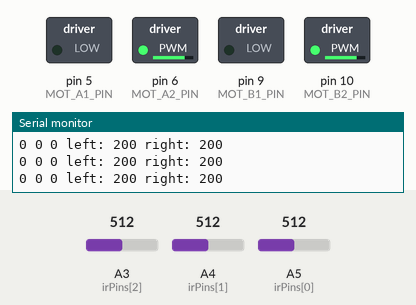
Recording of a sketch running on a simulated Arduino Uno, built with avr-gcc and run on an emulated ATmega328P. On the bench: switched loads named in the sketch (green lamp = pin HIGH), the last lines printed to the serial monitor. The inputs (shaded band) are chosen by the test bench; at power-on: A3 (irPins[2]) = 512, A4 (irPins[1]) = 512, A5 (irPins[0]) = 512.

Above: at 1.2 s.
1.3 s: A3 (irPins[2]) set to 589
4.3 s: A3 (irPins[2]) set to 606
At 4.7 s:
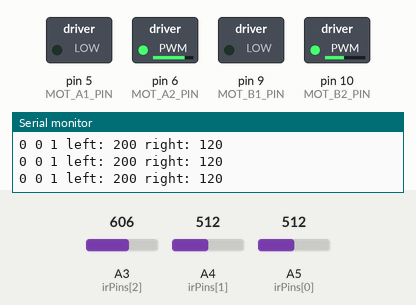
5.8 s: A4 (irPins[1]) set to 583
8.8 s: A4 (irPins[1]) set to 616
At 9.8 s:
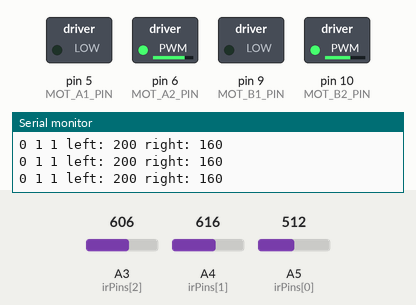
10.3 s: A5 (irPins[0]) set to 610
At 11.7 s:
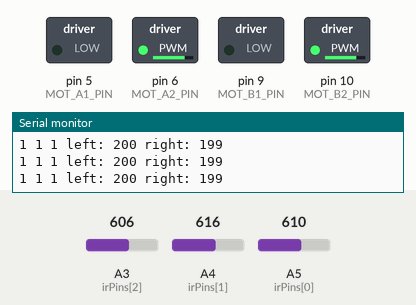
13.3 s: A3 (irPins[2]) set to 590
At 13.9 s:
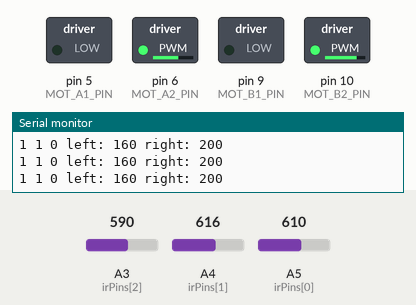
Timing chart, 0 to 15.8 s (numbered marks = the images above; inputs shaded):
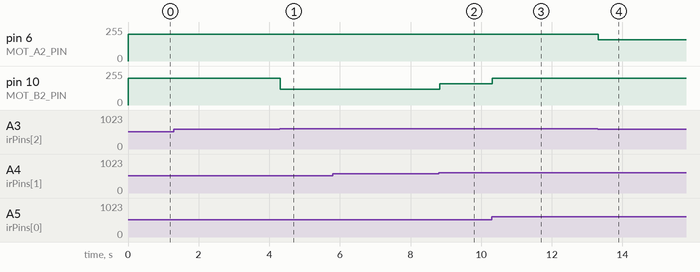

The sketch:

lineFollowingCodeDefault.ino
```cpp
/*
Line following control of two Bi-directional Motors
*/
// WheelDrive - move a pair of DC motors at varying rate and direction
//
// Copyright (c) 2016, Garth Zeglin.  All rights reserved. Licensed under the
// terms of the BSD 3-clause license as included in LICENSE.
//
// This program assumes that:
//
//  1. A DRV8833 dual DC motor driver module is connected to pins 5, 6, 9, and 10.
//  2. A pair of motors is attached to the driver.
//  3. The serial console on the Arduino IDE is set to 9600 baud communications speed.

// ================================================================================
// Define constant values and global variables.

// Define the pin numbers on which the outputs are generated.
#define MOT_A1_PIN 5
#define MOT_A2_PIN 6
#define MOT_B1_PIN 9
#define MOT_B2_PIN 10

boolean reverseL = 0;
boolean reverseR = 0;

/* variables to keep track of current speed of motors */
int leftServoSpeed = 0;
int rightServoSpeed = 0;

/* Define the pins for the IR sensors */
const int irPins[3] = {A5, A4, A3};

/* Define values for the IR Sensor readings */
int irSensorDigital[3] = {0, 0, 0};

int threshold = 600; // IR sensor threshold value for line detection


const int maxSpeed = 200; // the range for speed is(0,255)

// binary representation of the sensor reading
// 1 when the sensor detects the line, 0 otherwise
int irSensors = B000;

// A score to determine deviation from the line [-180 ; +180].
// Negative means the robot is left of the line.
int error = 0;

int errorLast = 0;  //  store the last value of error


// ================================================================================
/// Configure the hardware once after booting up.  This runs once after pressing
//// reset or powering up the board.
void setup(void)
{
  // Initialize the stepper driver control pins to output drive mode.
  pinMode(MOT_A1_PIN, OUTPUT);
  pinMode(MOT_A2_PIN, OUTPUT);
  pinMode(MOT_B1_PIN, OUTPUT);
  pinMode(MOT_B2_PIN, OUTPUT);

  // Start with drivers off, motors coasting.
  digitalWrite(MOT_A1_PIN, LOW);
  digitalWrite(MOT_A2_PIN, LOW);
  digitalWrite(MOT_B1_PIN, LOW);
  digitalWrite(MOT_B2_PIN, LOW);

  // Initialize the serial UART at 9600 bits per second.
  Serial.begin(9600);
}
// ================================================================================
/// Set the current on a motor channel using PWM and directional logic.
/// Changing the current will affect the motor speed, but please note this is
/// not a calibrated speed control.  This function will configure the pin output
/// state and return.
///
/// \param pwm    PWM duty cycle ranging from -255 full reverse to 255 full forward
/// \param IN1_PIN  pin number xIN1 for the given channel
/// \param IN2_PIN  pin number xIN2 for the given channel

void set_motor_pwm(int pwm, int IN1_PIN, int IN2_PIN)
{
  if (pwm < 0) {  // reverse speeds
    analogWrite(IN1_PIN, -pwm);
    digitalWrite(IN2_PIN, LOW);

  } else { // stop or forward
    digitalWrite(IN1_PIN, LOW);
    analogWrite(IN2_PIN, pwm);
  }
}
// ================================================================================
/// Set the current on both motors.
///
/// \param pwm_A  motor A PWM, -255 to 255
/// \param pwm_B  motor B PWM, -255 to 255

void set_motor_currents(int pwm_A, int pwm_B)
{
  set_motor_pwm(pwm_A, MOT_A1_PIN, MOT_A2_PIN);
  set_motor_pwm(pwm_B, MOT_B1_PIN, MOT_B2_PIN);

  // Print a status message to the console.
  // Serial.print("Set motor A PWM = ");
  // Serial.print(pwm_A);
  // Serial.print(" motor B PWM = ");
  // Serial.println(pwm_B);
}

// ================================================================================
/// Simple primitive for the motion sequence to set a speed and wait for an interval.
///
/// \param pwm_A  motor A PWM, -255 to 255
/// \param pwm_B  motor B PWM, -255 to 255
/// \param duration delay in milliseconds
void spin_and_wait(int pwm_A, int pwm_B, int duration)
{
  set_motor_currents(pwm_A, pwm_B);
  delay(duration);
}

void Scan() {
  // Initialize the sensors
    irSensors = B000;

  for (int i = 0; i < 3; i++) {
      int sensorValue = analogRead(irPins[i]);
      if (sensorValue >= threshold) {
        irSensorDigital[i] = 1;
        Serial.print((sensorValue > threshold));
        Serial.print(" ");
      }

    else {
      irSensorDigital[i] = 0;
      Serial.print(sensorValue > threshold);
      Serial.print(" ");
    }

    int b = 2-i;
    irSensors = irSensors + (irSensorDigital[i]<<b);
    }
}

void UpdateDirection() {

  errorLast = error;

  switch (irSensors) {

    case B000: // no sensor detects the line
       if (errorLast < 0) { error = -130;}
       else if (errorLast > 0) {error = 130;}
       break;

     case B100: // left sensor on the line
       error = -80;
       break;

     case B110:
       error = -40;
       break;

     case B010:
       error = 0;
       break;

     case B011:
       error = 40;
       break;

     case B001: // right sensor on the line
       error = 80;
       break;

     case B111:
       error = 1;
       break;

     default:
       error = errorLast;
  }

    if (error >= 0) {
      leftServoSpeed = maxSpeed;
      rightServoSpeed = maxSpeed - error;
    }

    else if (error < 0) {
      leftServoSpeed = maxSpeed + error;
      rightServoSpeed = maxSpeed;
    }
}


void loop()
{
Scan();
UpdateDirection();
spin_and_wait(leftServoSpeed,rightServoSpeed,10); // sets speed for 0.01 sec
Serial.print("left: ");
Serial.print(leftServoSpeed);
Serial.print(" right: ");
Serial.print(rightServoSpeed);
Serial.println();

}
```

Measured:
- the behaviour switches between 599 and 600 on A3 (irPins[2]) (found by bisection; images 0 and 1)
- after the input at 4.3 s, pin 10 (MOT_B2_PIN): 200/255 → 120/255 at once
- after the input at 8.8 s, pin 10 (MOT_B2_PIN): 120/255 → 160/255 at once
- after the input at 10.3 s, pin 10 (MOT_B2_PIN): 160/255 → 199/255 at once
- after the input at 13.3 s, pin 6 (MOT_A2_PIN): 200/255 → 160/255 at once; pin 10 (MOT_B2_PIN): 199/255 → 200/255 at once
